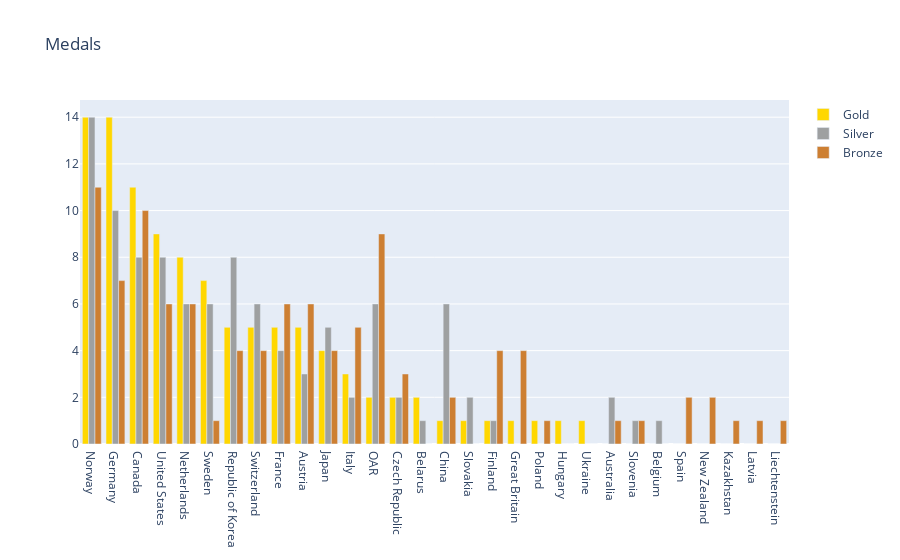

Notebook source saved alongside this figure:
### Code cell
fig

### Figure 1 — Plotly figure (JSON) as saved in the notebook; plotly's stock layout.template omitted (floating-point values rounded to 4 significant figures)
{"data": [{"marker": {"color": "#FFD700"}, "name": "Gold", "type": "bar", "x": ["Norway", "Germany", "Canada", "United States", "Netherlands", "Sweden", "Republic of Korea", "Switzerland", "France", "Austria", "Japan", "Italy", "OAR", "Czech Republic", "Belarus", "China", "Slovakia", "Finland", "Great Britain", "Poland", "Hungary", "Ukraine", "Australia", "Slovenia", "Belgium", "Spain", "New Zealand", "Kazakhstan", "Latvia", "Liechtenstein"], "y": [14, 14, 11, 9, 8, 7, 5, 5, 5, 5, 4, 3, 2, 2, 2, 1, 1, 1, 1, 1, 1, 1, 0, 0, 0, 0, 0, 0, 0, 0]}, {"marker": {"color": "#9EA0A1"}, "name": "Silver", "type": "bar", "x": ["Norway", "Germany", "Canada", "United States", "Netherlands", "Sweden", "Republic of Korea", "Switzerland", "France", "Austria", "Japan", "Italy", "OAR", "Czech Republic", "Belarus", "China", "Slovakia", "Finland", "Great Britain", "Poland", "Hungary", "Ukraine", "Australia", "Slovenia", "Belgium", "Spain", "New Zealand", "Kazakhstan", "Latvia", "Liechtenstein"], "y": [14, 10, 8, 8, 6, 6, 8, 6, 4, 3, 5, 2, 6, 2, 1, 6, 2, 1, 0, 0, 0, 0, 2, 1, 1, 0, 0, 0, 0, 0]}, {"marker": {"color": "#CD7F32"}, "name": "Bronze", "type": "bar", "x": ["Norway", "Germany", "Canada", "United States", "Netherlands", "Sweden", "Republic of Korea", "Switzerland", "France", "Austria", "Japan", "Italy", "OAR", "Czech Republic", "Belarus", "China", "Slovakia", "Finland", "Great Britain", "Poland", "Hungary", "Ukraine", "Australia", "Slovenia", "Belgium", "Spain", "New Zealand", "Kazakhstan", "Latvia", "Liechtenstein"], "y": [11, 7, 10, 6, 6, 1, 4, 4, 6, 6, 4, 5, 9, 3, 0, 2, 0, 4, 4, 1, 0, 0, 1, 1, 0, 2, 2, 1, 1, 1]}], "layout": {"autosize": true, "title": {"text": "Medals"}, "xaxis": {"autorange": true, "range": [-0.5, 29.5], "type": "category"}, "yaxis": {"autorange": true, "range": [0, 14.74], "type": "linear"}}}
